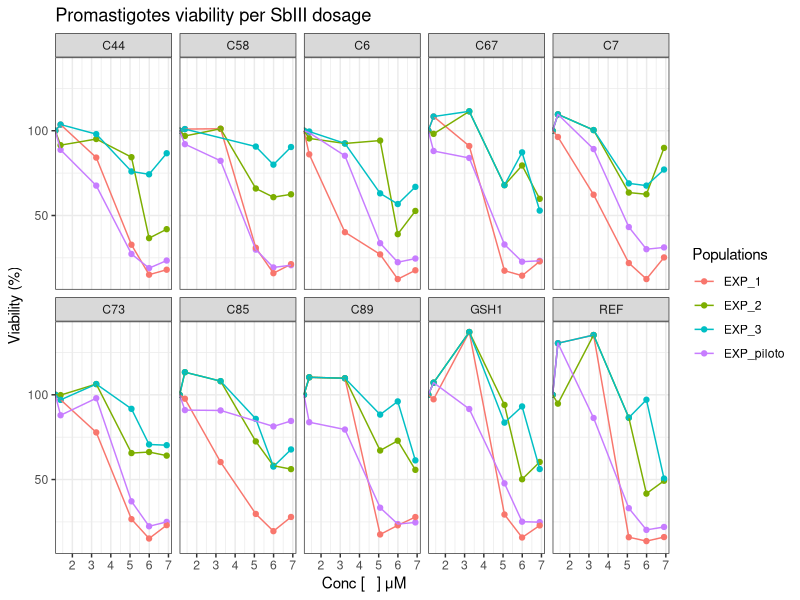
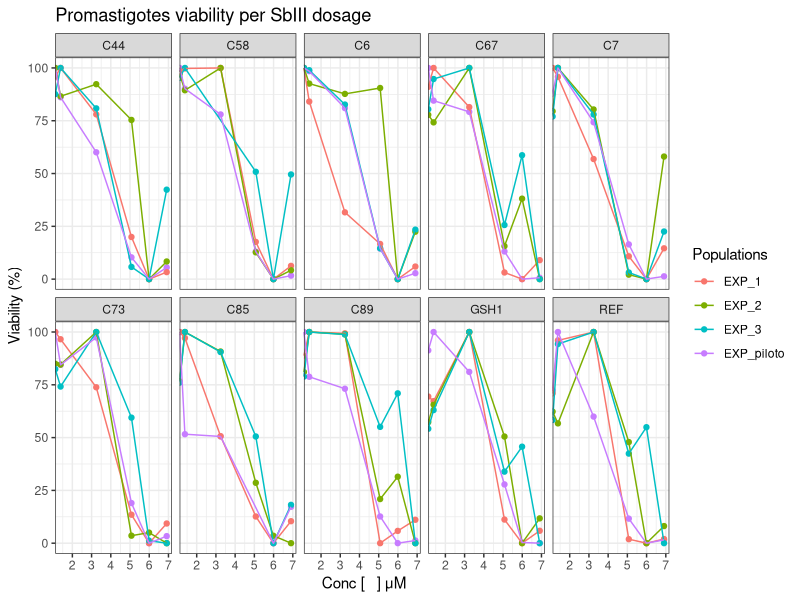
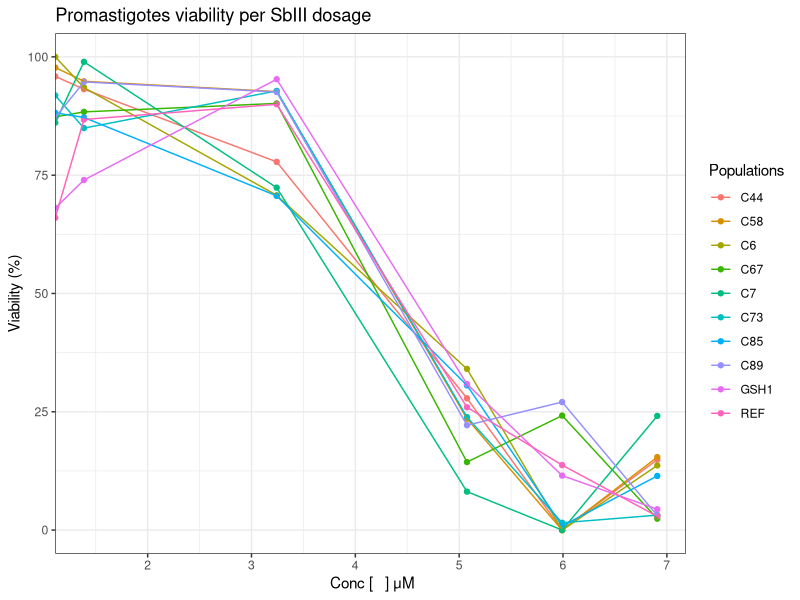
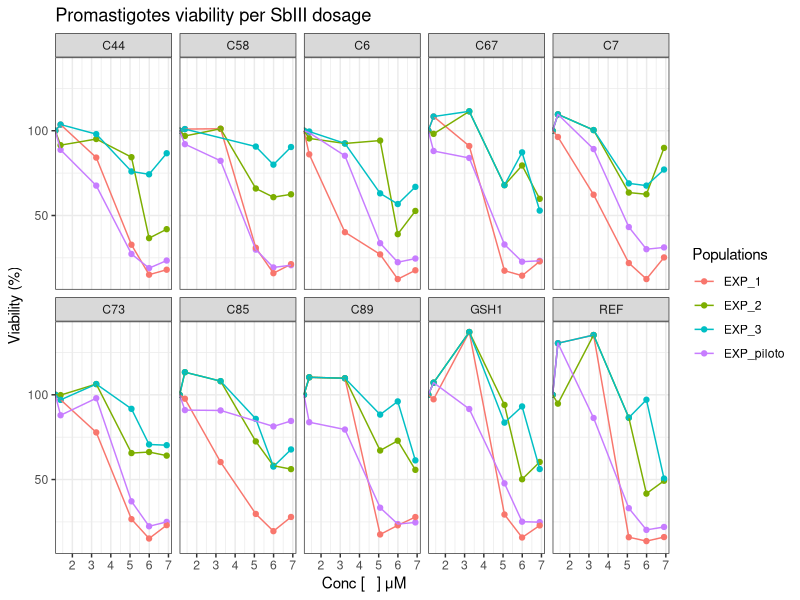
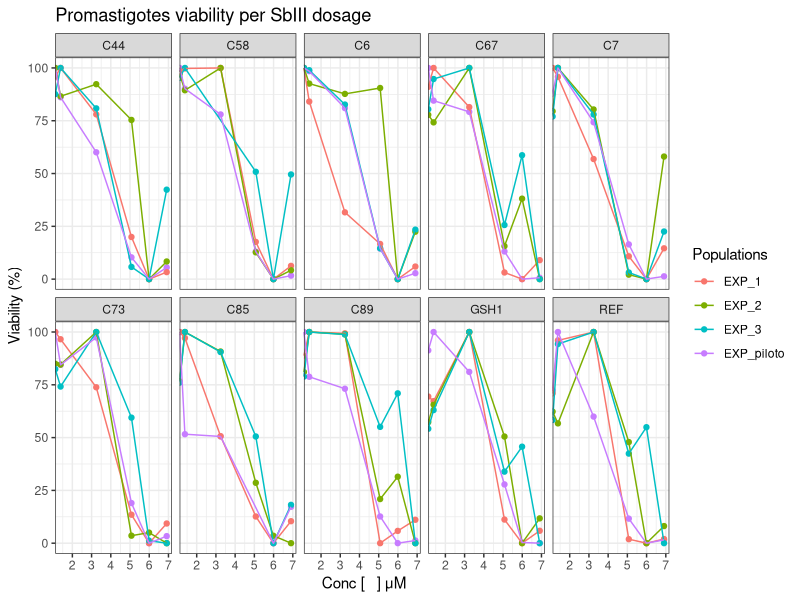
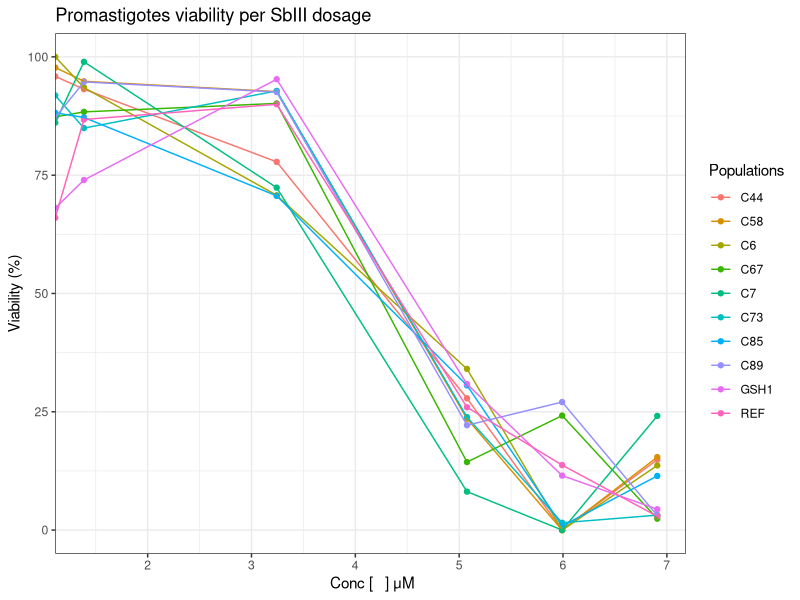

R code for these plots, in order:
################################################################################
###################### EDA  - MTT GSH1 HKO clones  #############################
################################################################################

library(dplyr)
library(ggplot2)

#Loading data

DataMTT <- read.csv(file = "Data/Processed/DataMTT_processed_normalized.csv")

# Checking data

sapply(DataMTT, class)
DataMTT$pop <- as.factor(DataMTT$pop)
DataMTT$experiment <- as.factor(DataMTT$experiment) 
sapply(DataMTT, class)

MTT_plot  <- ggplot(DataMTT, aes(x = log(conc),  y = viability,  
                                 group = experiment))+
  geom_point(aes(color = experiment))+
  geom_line(aes(color = experiment))+
  ggtitle("Promastigotes viability per SbIII dosage") +
  labs(x = " Conc [   ] μM", y = "Viability (%)")+
  theme(plot.title = element_text(size = 14,face="bold"),
        axis.text.x = element_text(size = 10), 
        axis.text.y = element_text(size = 10),
        axis.title.x = element_text(size = 15),
        axis.title.y = element_text(size = 15))+
  #facet_grid(MTT_SbIII_48h$pop)+
  facet_wrap(DataMTT$pop, nrow = 2)+
  theme_bw()

MTT_plot +  labs(color = "Populations")

ggsave("Figures/01_MTT_plot_viability.png")


# With Viability reescaled


MTT_plot  <- ggplot(DataMTT, aes(x = log(conc),  y = viability_res,  
                                 group = experiment))+
  geom_point(aes(color = experiment))+
  geom_line(aes(color = experiment))+
  ggtitle("Promastigotes viability per SbIII dosage") +
  labs(x = " Conc [   ] μM", y = "Viability (%)")+
  theme(plot.title = element_text(size = 14,face="bold"),
        axis.text.x = element_text(size = 10), 
        axis.text.y = element_text(size = 10),
        axis.title.x = element_text(size = 15),
        axis.title.y = element_text(size = 15))+
  #facet_grid(MTT_SbIII_48h$pop)+
  facet_wrap(DataMTT$pop, nrow = 2)+
  theme_bw()

MTT_plot +  labs(color = "Populations")

ggsave("Figures/01_MTT_plot_normalized.png")



# Summarized data

# Summarazing

DataMTT_sum <- DataMTT%>%
  group_by(pop,conc)%>%
  summarise(mean_value = mean(viability_res), sd_value = sd(viability_res))

MTT_plot2  <- ggplot(DataMTT_sum, aes(x = log(conc),  y = mean_value,  group = pop))+
  geom_point(aes(color = pop))+
  geom_line(aes(color = pop))+
  ggtitle("Promastigotes viability per SbIII dosage") +
  labs(x = " Conc [   ] μM", y = "Viability (%)")+
  theme(plot.title = element_text(size = 14,face="bold"),
        axis.text.x = element_text(size = 10), 
        axis.text.y = element_text(size = 10),
        axis.title.x = element_text(size = 15),
        axis.title.y = element_text(size = 15))+
  #facet_grid(MTT_SbIII_48h$pop)+
  #facet_wrap(DataMTT$experiment, nrow = 2)+
  theme_bw()

MTT_plot2 +  labs(color = "Populations")
ggsave("Figures/02_MTT_plot_viability.png")
